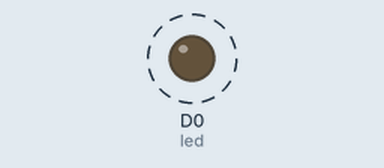
Recording of a sketch running on a simulated ESP8266 (NodeMCU). Parts: output pins drawn as LEDs (lit = HIGH). Dashed ring = blinking. WiFi joins after 1.5 s; servers stay silent unless stated; what the sketch prints to the serial monitor is not drawn.

Above: at 2.0 s.
Timing chart, 0 to 6.1 s (numbered marks = the images above):
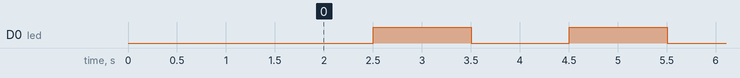

Measured:
- by itself, D0 (led): alternates HIGH for 1.0 s and LOW for 1.0 s

The sketch:

ota_example.ino
```cpp
#include <ESP8266WiFi.h>
#include <ESP8266mDNS.h>
#include <WiFiUdp.h>
#include <ArduinoOTA.h>

const char* ssid = "Thi Buoi";
const char* password = "0906531928";

//variabls for blinking an LED with Millis
const int led = D0; // ESP8266 Pin to which onboard LED is connected
unsigned long previousMillis = 0;  // will store last time LED was updated
const long interval = 1000;  // interval at which to blink (milliseconds)
int ledState = LOW;  // ledState used to set the LED

void setup() {
  pinMode(led, OUTPUT);


  Serial.begin(115200);
  Serial.println("Booting");
  WiFi.mode(WIFI_STA);
  WiFi.begin(ssid, password);
  while (WiFi.waitForConnectResult() != WL_CONNECTED) {
    Serial.println("Connection Failed! Rebooting...");
    delay(5000);
    ESP.restart();
  }

  // Port defaults to 8266
  // ArduinoOTA.setPort(8266);

  // Hostname defaults to esp8266-[ChipID]
  // ArduinoOTA.setHostname("myesp8266");

  // No authentication by default
  // ArduinoOTA.setPassword("admin");

  // Password can be set with it's md5 value as well
  // MD5(admin) = 21232f297a57a5a743894a0e4a801fc3
  // ArduinoOTA.setPasswordHash("21232f297a57a5a743894a0e4a801fc3");

  ArduinoOTA.onStart([]() {
    String type;
    if (ArduinoOTA.getCommand() == U_FLASH)
      type = "sketch";
    else // U_SPIFFS
      type = "filesystem";

    // NOTE: if updating SPIFFS this would be the place to unmount SPIFFS using SPIFFS.end()
    Serial.println("Start updating " + type);
  });
  ArduinoOTA.onEnd([]() {
    Serial.println("\nEnd");
  });
  ArduinoOTA.onProgress([](unsigned int progress, unsigned int total) {
    Serial.printf("Progress: %u%%\r", (progress / (total / 100)));
  });
  ArduinoOTA.onError([](ota_error_t error) {
    Serial.printf("Error[%u]: ", error);
    if (error == OTA_AUTH_ERROR) Serial.println("Auth Failed");
    else if (error == OTA_BEGIN_ERROR) Serial.println("Begin Failed");
    else if (error == OTA_CONNECT_ERROR) Serial.println("Connect Failed");
    else if (error == OTA_RECEIVE_ERROR) Serial.println("Receive Failed");
    else if (error == OTA_END_ERROR) Serial.println("End Failed");
  });
  ArduinoOTA.begin();
  Serial.println("Ready");
  Serial.print("IP address: ");
  Serial.println(WiFi.localIP());
}

void loop() {
  ArduinoOTA.handle();

  //loop to blink without delay
  unsigned long currentMillis = millis();
  //  if (currentMillis - previousMillis >= interval) {
  //  // save the last time you blinked the LED
  //  previousMillis = currentMillis;
  //  // if the LED is off turn it on and vice-versa:
  //  ledState = not(ledState);
  //  // set the LED with the ledState of the variable:
  //  digitalWrite(led,  ledState);
  //  }
  /*
    for (int i = 0; i < 10 ; i++) {
    if ( i == 1 || i == 3 || i == 5) {
      digitalWrite(led,  LOW);
      delay(100);
      digitalWrite(led,  HIGH);
      delay(100);
    }
    else if (i == 2 || i == 7 || i == 9) {
      digitalWrite(led,  LOW);
      delay(1000);
      digitalWrite(led,  HIGH);
      delay(1000);
    }
    else {
      digitalWrite(led,  LOW);
      delay(5000);
      digitalWrite(led,  HIGH);
      delay(1000);
    }
    }
  */
  digitalWrite(led,  LOW);
  delay(1000);
  digitalWrite(led,  HIGH);
  delay(1000);

}
```
